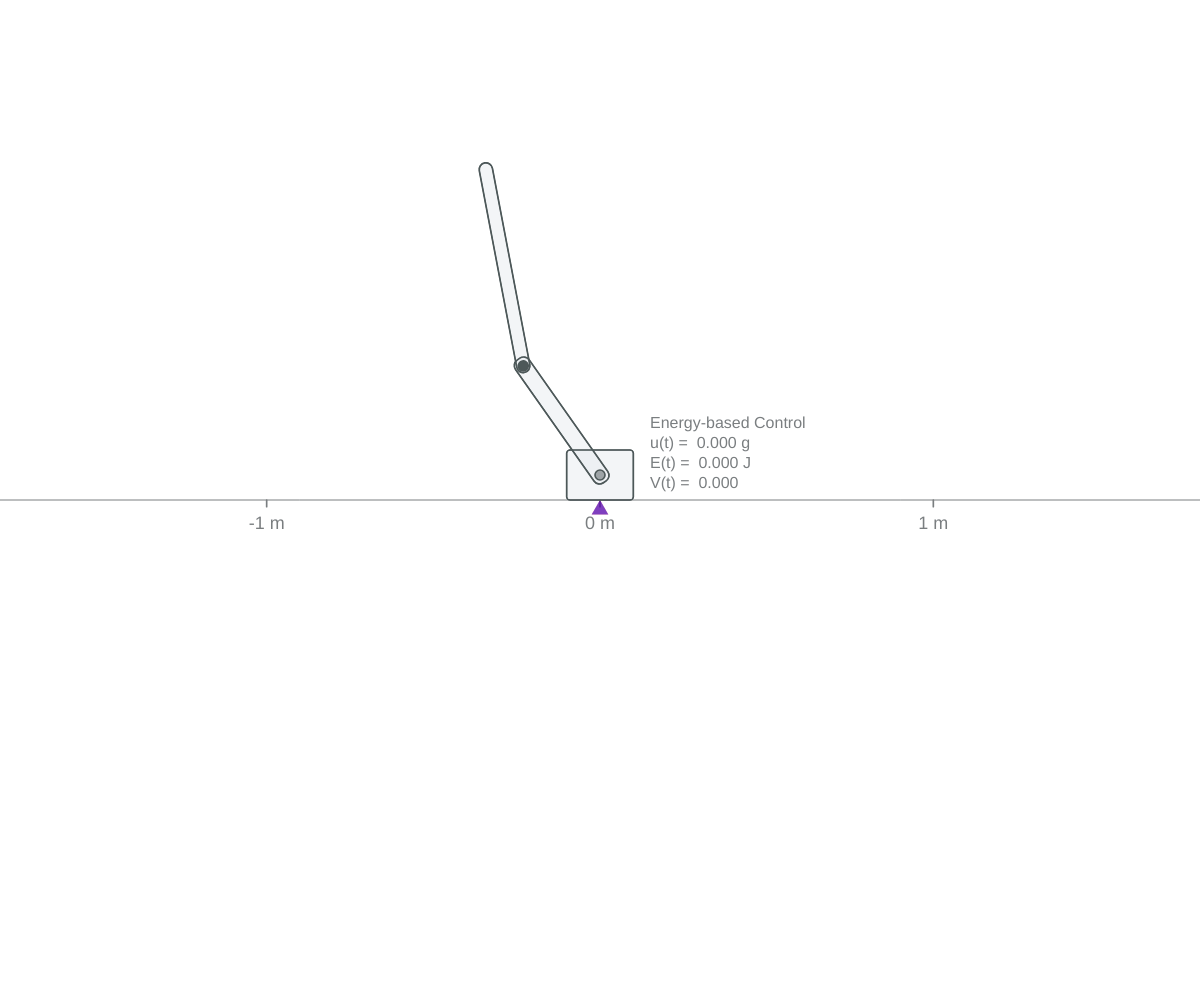
Frame 1 (no input)
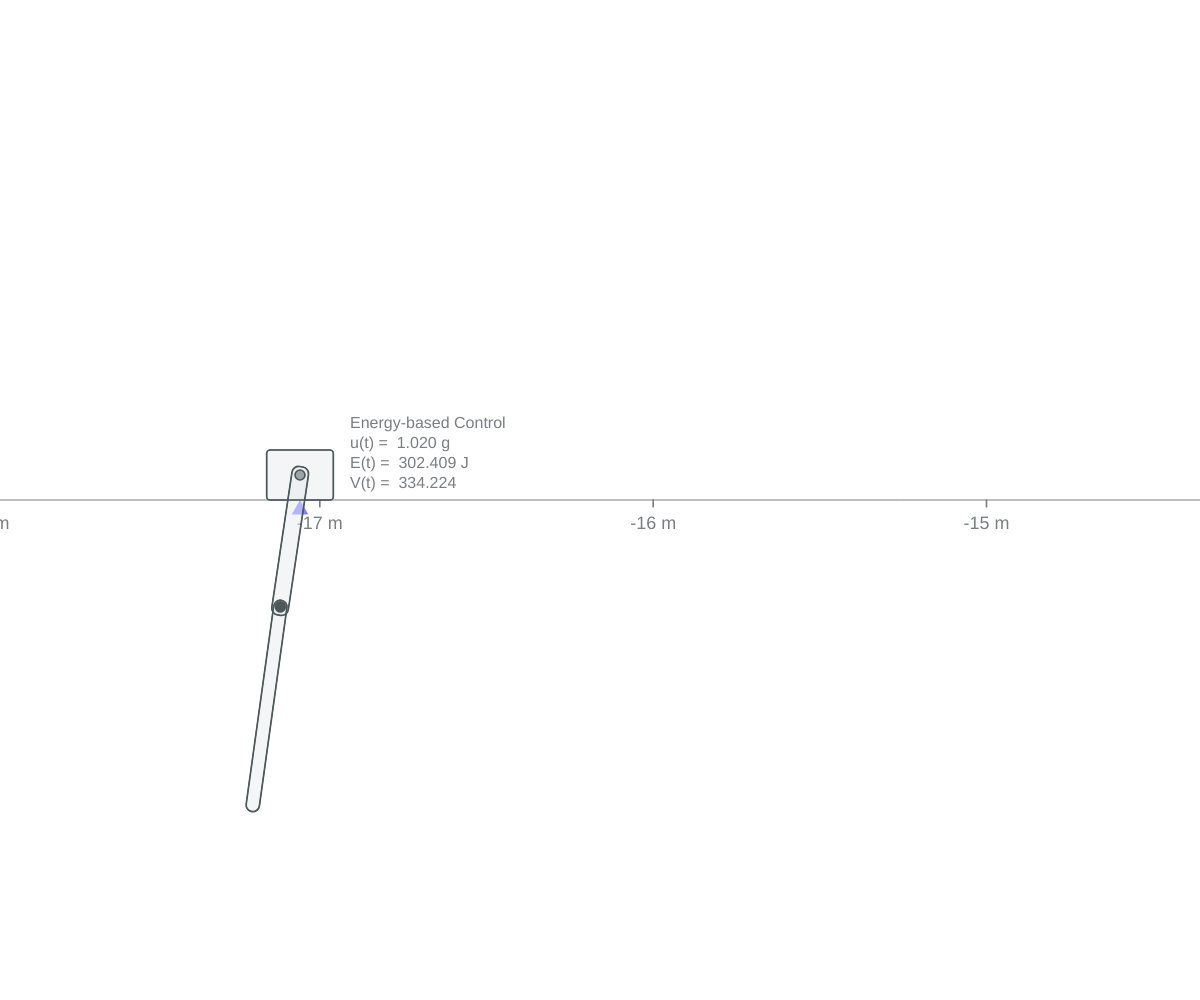
Frame 60 (no input)
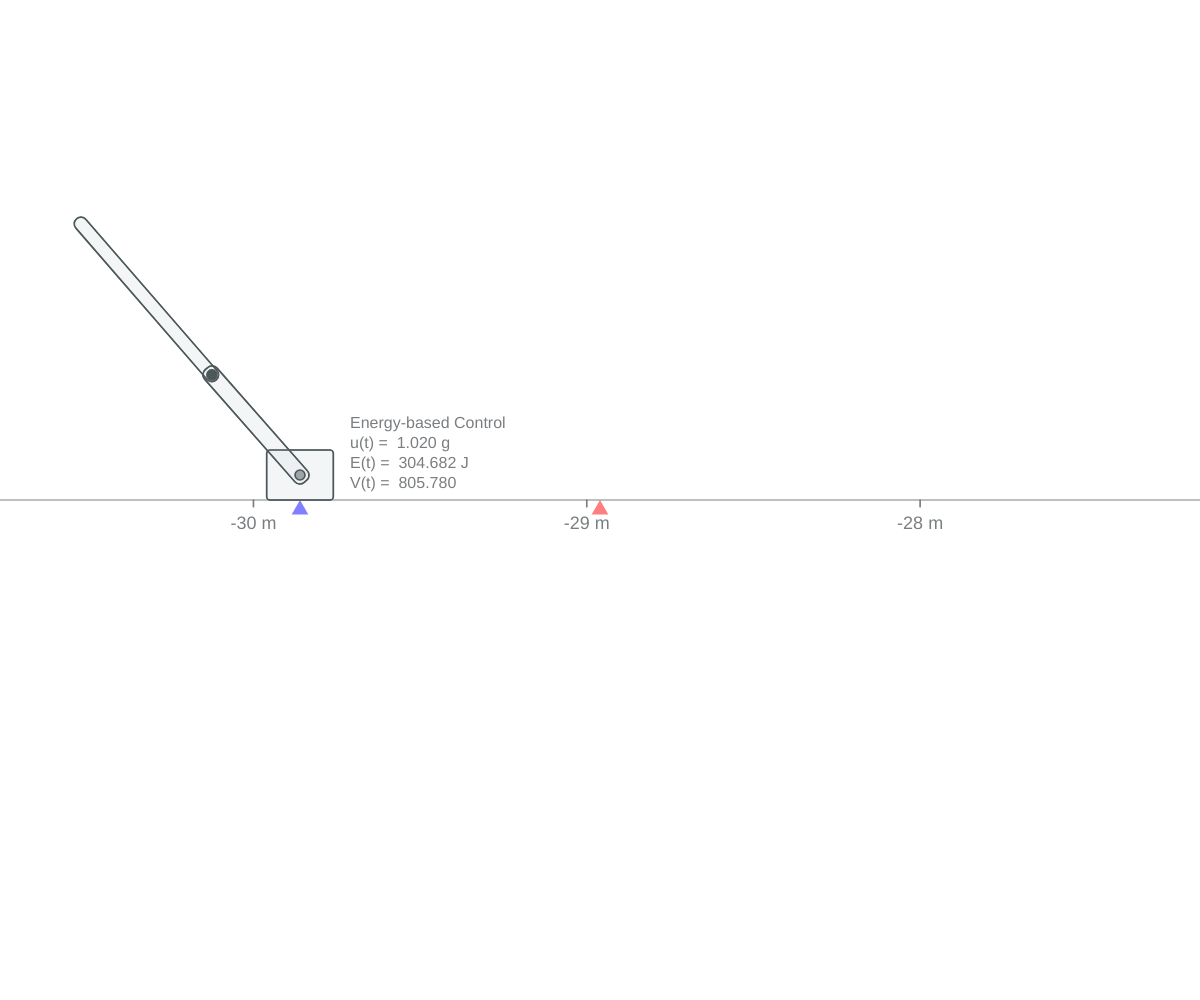
Frame 120 (the mouse pressed at the canvas centre since frame 60)

The p5.js sketch that drew these frames (run headless with seeded random() and noise() and a simulated clock; from frame 60 on, the mouse is pressed at the canvas centre):

// p5.js sketch
// ── sketch.js
let g = 9.8;
let m1 = 1;
let m2 = 1;
let l1 = 0.4;
let l2 = 0.6;
let J1 = 1 / 3 * m1 * l1 * l1 / 12;
let J2 = 1 / 3 * m2 * l2 * l2 / 12;


function f(x) {
    let z = x[0];
    let th1 = x[1];
    let th2 = x[2];
    let dz = x[3];
    let dth1 = x[4];
    let dth2 = x[5];

    var f = [0, 0, 0, 0, 0, 0];

    f[0] = dz;
    f[1] = dth1;
    f[2] = dth2;
    f[4] = ((dth2 * dth2) * l1 * (l2 * l2 * l2) * (m2 * m2) * sin(th1 - th2) * -2.0 + g * l1 * (l2 * l2) * (m2 * m2) * sin(th1) * 4.0 + J2 * g * l1 * m1 * sin(th1) * 8.0 + J2 * g * l1 * m2 * sin(th1) * 1.6E1 - (dth1 * dth1) * (l1 * l1) * (l2 * l2) * (m2 * m2) * cos(th1 - th2) * sin(th1 - th2) * 4.0 - g * l1 * (l2 * l2) * (m2 * m2) * cos(th1 - th2) * sin(th2) * 4.0 + g * l1 * (l2 * l2) * m1 * m2 * sin(th1) * 2.0 - J2 * (dth2 * dth2) * l1 * l2 * m2 * sin(th1 - th2) * 8.0) / (J1 * J2 * 1.6E1 + (l1 * l1) * (l2 * l2) * (m2 * m2) * 4.0 + J2 * (l1 * l1) * m1 * 4.0 + J1 * (l2 * l2) * m2 * 4.0 + J2 * (l1 * l1) * m2 * 1.6E1 - (l1 * l1) * (l2 * l2) * (m2 * m2) * pow(cos(th1 - th2), 2.0) * 4.0 + (l1 * l1) * (l2 * l2) * m1 * m2);
    f[5] = ((dth1 * dth1) * (l1 * l1 * l1) * l2 * (m2 * m2) * sin(th1 - th2) * 8.0 + g * (l1 * l1) * l2 * (m2 * m2) * sin(th2) * 8.0 + J1 * g * l2 * m2 * sin(th2) * 8.0 + (dth1 * dth1) * (l1 * l1 * l1) * l2 * m1 * m2 * sin(th1 - th2) * 2.0 + (dth2 * dth2) * (l1 * l1) * (l2 * l2) * (m2 * m2) * cos(th1 - th2) * sin(th1 - th2) * 4.0 - g * (l1 * l1) * l2 * (m2 * m2) * cos(th1 - th2) * sin(th1) * 8.0 + g * (l1 * l1) * l2 * m1 * m2 * sin(th2) * 2.0 + J1 * (dth1 * dth1) * l1 * l2 * m2 * sin(th1 - th2) * 8.0 - g * (l1 * l1) * l2 * m1 * m2 * cos(th1 - th2) * sin(th1) * 4.0) / (J1 * J2 * 1.6E1 + (l1 * l1) * (l2 * l2) * (m2 * m2) * 4.0 + J2 * (l1 * l1) * m1 * 4.0 + J1 * (l2 * l2) * m2 * 4.0 + J2 * (l1 * l1) * m2 * 1.6E1 - (l1 * l1) * (l2 * l2) * (m2 * m2) * pow(cos(th1 - th2), 2.0) * 4.0 + (l1 * l1) * (l2 * l2) * m1 * m2);

    return f;
}

function B(x) {
    let z = x[0];
    let th1 = x[1];
    let th2 = x[2];
    let dz = x[3];
    let dth1 = x[4];
    let dth2 = x[5];

    var B = [0, 0, 0, 0, 0, 0];
    B[3] = 1.0;
    B[4] = (l1 * (l2 * l2) * (m2 * m2) * cos(th1) * -4.0 - J2 * l1 * m1 * cos(th1) * 8.0 - J2 * l1 * m2 * cos(th1) * 1.6E1 + l1 * (l2 * l2) * (m2 * m2) * cos(th1 - th2) * cos(th2) * 4.0 - l1 * (l2 * l2) * m1 * m2 * cos(th1) * 2.0) / (J1 * J2 * 1.6E1 + (l1 * l1) * (l2 * l2) * (m2 * m2) * 4.0 + J2 * (l1 * l1) * m1 * 4.0 + J1 * (l2 * l2) * m2 * 4.0 + J2 * (l1 * l1) * m2 * 1.6E1 - (l1 * l1) * (l2 * l2) * (m2 * m2) * pow(cos(th1 - th2), 2.0) * 4.0 + (l1 * l1) * (l2 * l2) * m1 * m2);
    B[5] = ((l1 * l1) * l2 * (m2 * m2) * cos(th2) * -8.0 - J1 * l2 * m2 * cos(th2) * 8.0 + (l1 * l1) * l2 * (m2 * m2) * cos(th1 - th2) * cos(th1) * 8.0 - (l1 * l1) * l2 * m1 * m2 * cos(th2) * 2.0 + (l1 * l1) * l2 * m1 * m2 * cos(th1 - th2) * cos(th1) * 4.0) / (J1 * J2 * 1.6E1 + (l1 * l1) * (l2 * l2) * (m2 * m2) * 4.0 + J2 * (l1 * l1) * m1 * 4.0 + J1 * (l2 * l2) * m2 * 4.0 + J2 * (l1 * l1) * m2 * 1.6E1 - (l1 * l1) * (l2 * l2) * (m2 * m2) * pow(cos(th1 - th2), 2.0) * 4.0 + (l1 * l1) * (l2 * l2) * m1 * m2);
    return B;
}

function E(x) {
    let z = x[0];
    let th1 = x[1];
    let th2 = x[2];
    let dz = x[3];
    let dth1 = x[4];
    let dth2 = x[5];

    let Ex = J1 * (dth1 * dth1) * (1.0 / 2.0) + J2 * (dth2 * dth2) * (1.0 / 2.0) + (dth1 * dth1) * (l1 * l1) * m1 * (1.0 / 8.0) + (dth1 * dth1) * (l1 * l1) * m2 * (1.0 / 2.0) + (dth2 * dth2) * (l2 * l2) * m2 * (1.0 / 8.0) - g * l1 * m1 * (1.0 / 2.0) - g * l1 * m2 - g * l2 * m2 * (1.0 / 2.0) + g * l1 * m1 * cos(th1) * (1.0 / 2.0) + g * l1 * m2 * cos(th1) + g * l2 * m2 * cos(th2) * (1.0 / 2.0) + dth1 * dth2 * l1 * l2 * m2 * cos(th1 - th2) * (1.0 / 2.0);
    return Ex;
}

function dEc(x) {
    let z = x[0];
    let th1 = x[1];
    let th2 = x[2];
    let dz = x[3];
    let dth1 = x[4];
    let dth2 = x[5];

    dExc = dth1 * l1 * m1 * cos(th1) * (-1.0 / 2.0) - dth1 * l1 * m2 * cos(th1) - dth2 * l2 * m2 * cos(th2) * (1.0 / 2.0);
    return dExc;
}

let K = [5.773503e+00, -1.245145e+02, 1.664657e+02, 7.810893e+00, -2.535013e+00, 2.379305e+01, ];
let S = [
    [1.352886e+00, -4.390771e-01, 4.121077e+00, 9.146507e-01, 3.943857e-01, 7.367118e-01, ],
    [-4.390771e-01, 1.716117e+01, -2.483344e+01, -9.884071e-01, 4.639436e-02, -3.637064e+00, ],
    [4.121077e+00, -2.483344e+01, 5.356611e+01, 4.838637e+00, 1.827593e+00, 8.441639e+00, ],
    [9.146507e-01, -9.884071e-01, 4.838637e+00, 8.617041e-01, 3.812820e-01, 8.374408e-01, ],
    [3.943857e-01, 4.639436e-02, 1.827593e+00, 3.812820e-01, 2.178164e-01, 3.399085e-01, ],
    [7.367118e-01, -3.637064e+00, 8.441639e+00, 8.374408e-01, 3.399085e-01, 1.356479e+00, ],
];

function dVdt(x) {
    let z = x[0];
    let th1 = x[1];
    let th2 = x[2];
    let dz = x[3];
    let dth1 = x[4];
    let dth2 = x[5];

    dVxdt = -(dth1*2.178164076428267E-1+dth2*3.399084634881735E-1+dz*3.812820205527619E-1+th1*4.639435664626901E-2+th2*1.827593419238315+z*3.943856994488532E-1)*(dth1*g*(-2.535012907873332)+dth2*g*2.379305053506306E1+dz*g*7.810892835891162-g*th1*1.245144929728302E2+g*th2*1.664657282958085E2+g*z*5.773502691896171+((dth2*dth2)*l1*(l2*l2*l2)*(m2*m2)*sin(th1-th2)*2.0-g*l1*(l2*l2)*(m2*m2)*sin(th1)*4.0-J2*g*l1*m1*sin(th1)*8.0-J2*g*l1*m2*sin(th1)*1.6E1+(dth1*dth1)*(l1*l1)*(l2*l2)*(m2*m2)*cos(th1-th2)*sin(th1-th2)*4.0+g*l1*(l2*l2)*(m2*m2)*cos(th1-th2)*sin(th2)*4.0-g*l1*(l2*l2)*m1*m2*sin(th1)*2.0+J2*(dth2*dth2)*l1*l2*m2*sin(th1-th2)*8.0)/(J1*J2*1.6E1+(l1*l1)*(l2*l2)*(m2*m2)*4.0+J2*(l1*l1)*m1*4.0+J1*(l2*l2)*m2*4.0+J2*(l1*l1)*m2*1.6E1-(l1*l1)*(l2*l2)*(m2*m2)*pow(cos(th1-th2),2.0)*4.0+(l1*l1)*(l2*l2)*m1*m2))-(dth1*1.827593419238315+dth2*8.441638806461018+dz*4.838637263239541-th1*2.483344021304082E1+th2*5.356611299640473E1+z*4.121077239378319)*(-dth2-dth1*g*2.535012907873332+dth2*g*2.379305053506306E1+dz*g*7.810892835891162-g*th1*1.245144929728302E2+g*th2*1.664657282958085E2+g*z*5.773502691896171)-(dth1*3.399084634881735E-1+dth2*1.356479074543226+dz*8.374408097330027E-1-th1*3.637064125960309+th2*8.441638806461018+z*7.367117758101513E-1)*(dth1*g*(-2.535012907873332)+dth2*g*2.379305053506306E1+dz*g*7.810892835891162-g*th1*1.245144929728302E2+g*th2*1.664657282958085E2+g*z*5.773502691896171-((dth1*dth1)*(l1*l1*l1)*l2*(m2*m2)*sin(th1-th2)*8.0+g*(l1*l1)*l2*(m2*m2)*sin(th2)*8.0+J1*g*l2*m2*sin(th2)*8.0+(dth1*dth1)*(l1*l1*l1)*l2*m1*m2*sin(th1-th2)*2.0+(dth2*dth2)*(l1*l1)*(l2*l2)*(m2*m2)*cos(th1-th2)*sin(th1-th2)*4.0-g*(l1*l1)*l2*(m2*m2)*cos(th1-th2)*sin(th1)*8.0+g*(l1*l1)*l2*m1*m2*sin(th2)*2.0+J1*(dth1*dth1)*l1*l2*m2*sin(th1-th2)*8.0-g*(l1*l1)*l2*m1*m2*cos(th1-th2)*sin(th1)*4.0)/(J1*J2*1.6E1+(l1*l1)*(l2*l2)*(m2*m2)*4.0+J2*(l1*l1)*m1*4.0+J1*(l2*l2)*m2*4.0+J2*(l1*l1)*m2*1.6E1-(l1*l1)*(l2*l2)*(m2*m2)*pow(cos(th1-th2),2.0)*4.0+(l1*l1)*(l2*l2)*m1*m2))-(dth1*3.943856994488532E-1+dth2*7.367117758101513E-1+dz*9.146507034066623E-1-th1*4.390771154279364E-1+th2*4.121077239378319+z*1.352886324423944)*(-dz-dth1*g*2.535012907873332+dth2*g*2.379305053506306E1+dz*g*7.810892835891162-g*th1*1.245144929728302E2+g*th2*1.664657282958085E2+g*z*5.773502691896171)+(dth1*-4.639435664626901E-2+dth2*3.637064125960309+dz*9.884071242788216E-1-th1*1.716117492535966E1+th2*2.483344021304082E1+z*4.390771154279364E-1)*(-dth1-dth1*g*2.535012907873332+dth2*g*2.379305053506306E1+dz*g*7.810892835891162-g*th1*1.245144929728302E2+g*th2*1.664657282958085E2+g*z*5.773502691896171)-(dth1*3.812820205527619E-1+dth2*8.374408097330027E-1+dz*8.617041299013249E-1-th1*9.884071242788216E-1+th2*4.838637263239541+z*9.146507034066623E-1)*(dth1*g*(-2.535012907873332)+dth2*g*2.379305053506306E1+dz*g*7.810892835891162-g*th1*1.245144929728302E2+g*th2*1.664657282958085E2+g*z*5.773502691896171);

    return dVxdt;
}

function mult_vec(v1, v2) {
    var p = 0;
    for (var k = 0; k < v1.length; k++) {
        p = p + v1[k] * v2[k];
    }
    return p;
}

function quad_form(Q, x) {
    var s = 0;
    for (var i = 0; i < x.length; i++) {
        for (var j = 0; j < x.length; j++) {
            s = s + Q[i][j] * x[i] * x[j];
        }
    }
    return s;

}
var mode = 'swingup';
var mode_last_change = 0;

function mod(n, m) {
    return ((n % m) + m) % m;
}

var Ex = 0;
var Vx = 0;
var ux = 0;
var dVxdt = 0;

function u(r, x) {
    Ex = E(x);
    let dExc = dEc(x);
    let xs = [x[0] - r, mod(x[1] + PI, 2 * PI) - PI, mod(x[2] + PI, 2 * PI) - PI, x[3], x[4], x[5]];

    Vx = 0.5 * quad_form(S, xs);
    dVxdt = dVdt(x);
    // mode transition rule
    switch (mode) {
        case 'lin':
            if (dVxdt>0) {
                mode = 'swingup';
                mode_last_change = millis();
            }
            break;
        case 'swingup':
            if (Vx < 2  && dVxdt<-0.1) {
                mode = 'lin';
                mode_last_change = millis();
            }
            break;
    }
    // controller
    switch (mode) {
        case 'lin':
            ux = -1 * mult_vec(K, xs);
            break;
        case 'swingup':
            ux = -Ex / dExc - 10 * xs[0] - 5 * xs[3];
            ux = constrain(ux, -10, 10);
            break;
    }
    // limit power
    ux = constrain(ux, -1000, 1000);
    return ux;
}

function scale_vec(s, v) {
    var sv = new Array(v.length);
    for (var k = 0; k < v.length; k++) {
        sv[k] = s * v[k];
    }
    return sv;
}

function add_vec(v1, v2) {
    var s = new Array(v1.length);
    for (var k = 0; k < v1.length; k++) {
        s[k] = v1[k] + v2[k];
    }
    return s;
}

function rk4(fc, x, t, dt) {
    let k1 = fc(t, x);
    let k2 = fc(t + dt / 2, add_vec(x, scale_vec(dt / 2, k1)));
    let k3 = fc(t + dt / 2, add_vec(x, scale_vec(dt / 2, k2)));
    let k4 = fc(t + dt, add_vec(x, scale_vec(dt, k3)));
    return add_vec(x, scale_vec(dt / 6, add_vec(add_vec(k1, scale_vec(2, k2)), add_vec(scale_vec(2, k3), k4))));
}

function fmtnum(x) {
    return (x < 0 ? '' : ' ') + x.toFixed(3);
}

function draw_pend(x) {
    push();

    cw = 200;
    ch = 150;
    cr = 10;
    pw1 = 50;
    pw2 = 40;
    pr = 20;

    // draw cart
    translate(x[0] * 1000, -ch / 2);
    fill(232, 236, 239, 128);
    stroke(77, 88, 89);
    rect(-cw / 2, -ch / 2, cw, ch, cr, cr, cr, cr);

    // draw pendulum
    rotate(x[1]);
    rect(-pw1 / 2, -pw1 / 2 - l1 * 1000, pw1, l1 * 1000 + pw1, pr, pr, pr, pr);
    translate(0, -l1 * 1000);
    rotate(x[2] - x[1]);
    rect(-pw2 / 2, -pw2 / 2 - l2 * 1000, pw2, l2 * 1000 + pw2, pr, pr, pr, pr);
    pop();

    // draw cart
    translate(x[0] * 1000, -ch / 2);
    noFill();
    stroke(77, 88, 89);
    strokeWeight(5);
    rect(-cw / 2, -ch / 2, cw, ch, cr, cr, cr, cr);
    fill(77, 88, 89, 128);
    ellipse(0, 0, 30, 30);
    noFill();
    push();
    textSize(48);
    fill(122, 126, 128);
    noStroke();
    textAlign(LEFT);
    let modestr = {
        'lin': 'Linear Quadratic Regulator',
        'swingup': 'Energy-based Control'
    }
    text(modestr[mode] + '\n' +
        'u(t) = ' + fmtnum(ux / g) + ' g\n' +
        'E(t) = ' + fmtnum(Ex) + ' J\n' +
        'V(t) = ' + fmtnum(Vx), cw / 2 + 50, -140);
    pop();
    // draw pendulum
    rotate(x[1]);
    rect(-pw1 / 2, -pw1 / 2 - l1 * 1000, pw1, l1 * 1000 + pw1, pr, pr, pr, pr);
    translate(0, -l1 * 1000);
    rotate(x[2] - x[1]);
    rect(-pw2 / 2, -pw2 / 2 - l2 * 1000, pw2, l2 * 1000 + pw2, pr, pr, pr, pr);
    fill(77, 88, 89);
    ellipse(0, 0, 30, 30);
    noFill();
    pop();


}

var x = [0, 2 * 3.14 * Math.random(), 2 * 3.14 * Math.random(), 0, 0, 0];
var xmin, xmax, ymin, ymax;

function preload() {}

function windowResized() {
    resizeCanvas(windowWidth, windowHeight);
    s = min(width / 3000, height / 3000);
    ymin = -height / s / 2;
    ymax = height / s / 2;
}

function setup() {
    //    textFont('Share Tech Mono');
    createCanvas(windowWidth, windowHeight);
    frameRate(60);
    s = min(width / 3000, height / 3000);
    xmin = -width / s / 2;
    xmax = width / s / 2;
    ymin = -height / s / 2;
    ymax = height / s / 2;
}


var r = 0;

function draw() {
    clear();
    resetMatrix();
    s = min(width / 3000, height / 3000);
    scale(s, s);

    xrng = width / s;
    yrng = height / s;
    if (x[0] * 1000 > xmax - xrng * 0.25) {
        xmax = x[0] * 1000 + xrng * 0.25;
        xmin = xmax - xrng;
    }
    if (x[0] * 1000 < xmin + xrng * 0.25) {
        xmin = x[0] * 1000 - xrng * 0.25;
        xmax = xmin + xrng;
    }
    translate(-xmin, -ymin);
    stroke(192, 198, 201);
    strokeWeight(2);
    textSize(54);
    fill(122, 126, 128);
    strokeWeight(5);
    textAlign(CENTER);
    for (var gx = floor(xmin / 1000) * 1000; gx <= floor(xmax / 1000) * 1000; gx += 1000) {
        noStroke();
        text(gx / 1000 + ' m', gx, +48 + 40);
        stroke(122, 126, 128);
        line(gx, 0, gx, 20);
    }
    strokeWeight(3);
    line(xmin, 0, xmax, 0)

    if (mouseIsPressed) {
        r = (mouseX / s + xmin) / 1000;
        mode_last_change = millis();
    }

    if (mode === "lin" && mode_last_change + 5000 < millis()) {
        r = Math.random() * 20 - 10;
        mode_last_change = millis();
    }

    let ts = 50;
    noStroke();
    fill(255, 0, 0, 128);
    triangle(r * 1e3, 0, r * 1e3 - ts / 2, +ts / 2 * sqrt(3), r * 1e3 + ts / 2, +ts / 2 * sqrt(3));
    fill(0, 0, 255, 128);
    triangle(x[0] * 1e3, 0, x[0] * 1e3 - ts / 2, +ts / 2 * sqrt(3), x[0] * 1e3 + ts / 2, +ts / 2 * sqrt(3));
    draw_pend(x);
    x = rk4(function (t, x) {
        return add_vec(f(x), scale_vec(u(r, x), B(x)));
    }, x, 0, 1 / 60);
}
